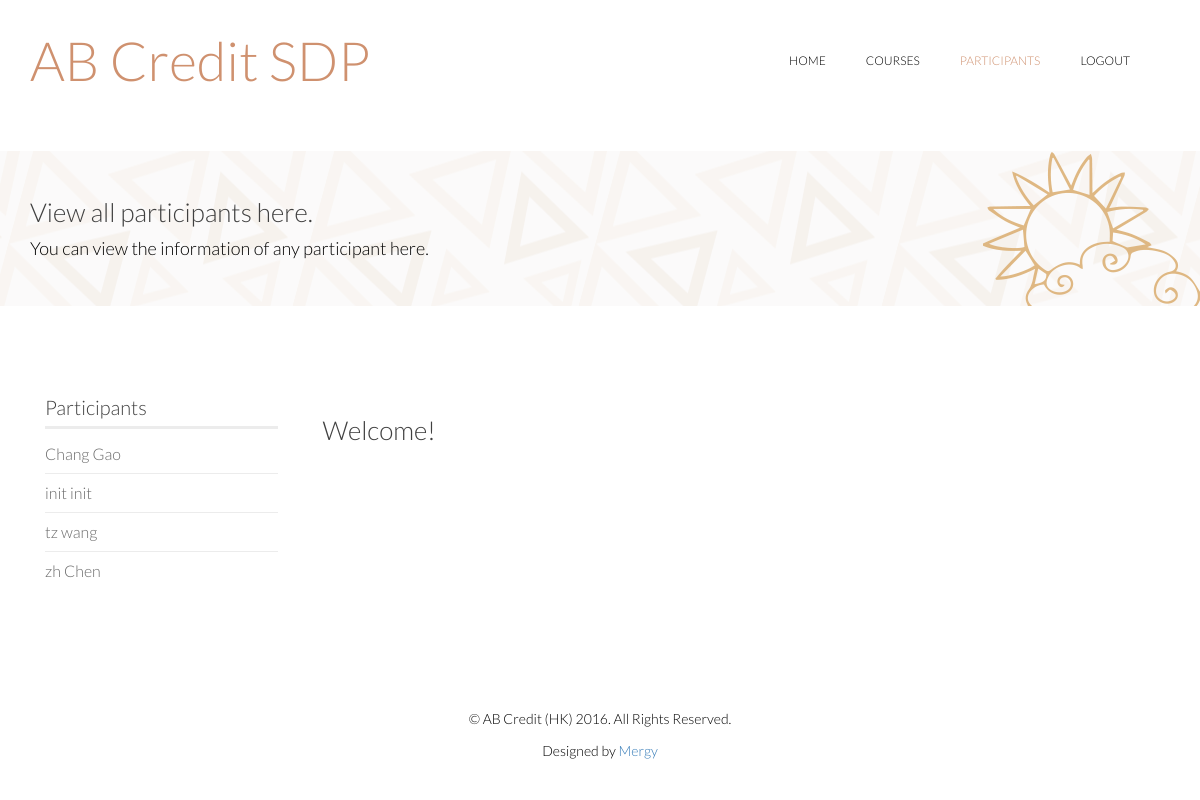
Before: /hr/participant/ (signed in) with the older database file.
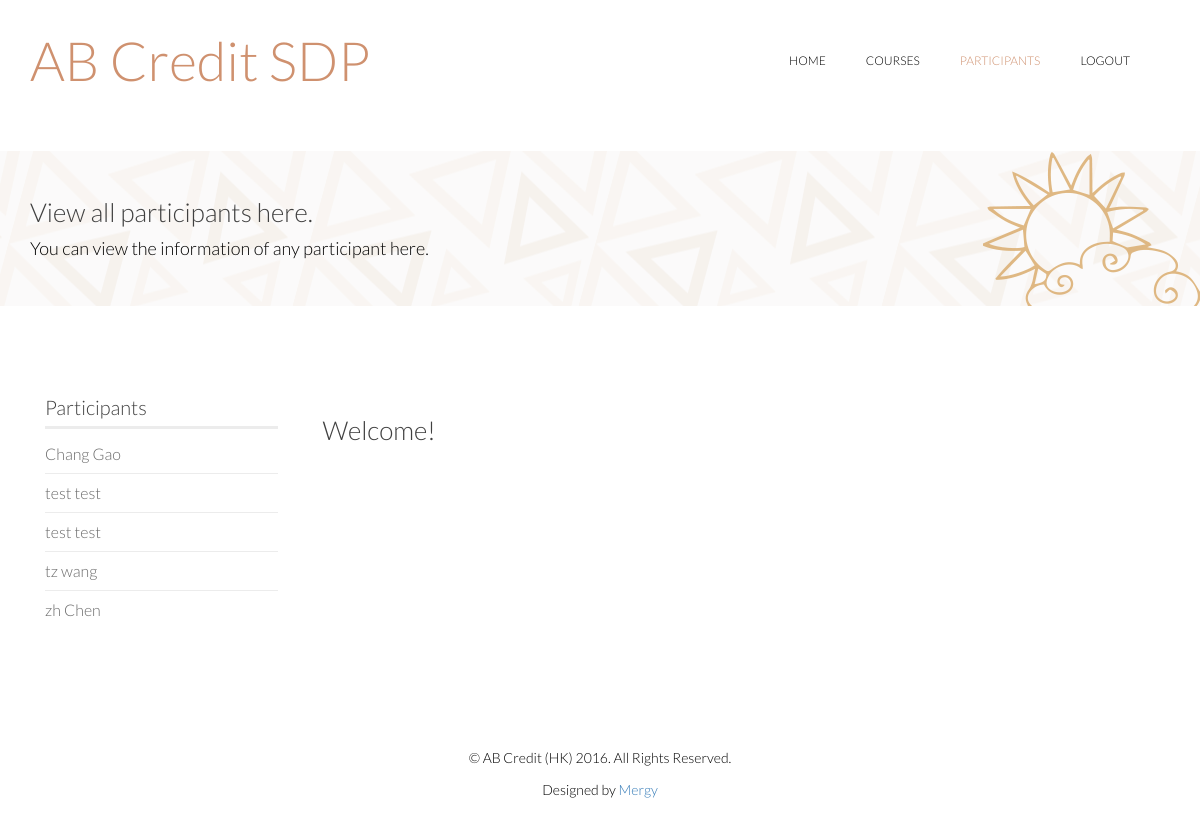
After: the same page with the newer database file.
### course/models.py (models this page shows, shortened)
class Staff(models.Model):
    user = models.ForeignKey(User, on_delete=models.CASCADE)  # many-to-one
    last_login_type = models.CharField(max_length=20, default="Staff")
    class Meta:
        abstract = True
    def __str__(self):
        return self.user.first_name + " " + self.user.last_name

class Participant(Staff):
    def viewCategories(self):
        menu = super(Participant, self).viewCategories()
        for c in Category.objects.all():
            menu[c] = Course.objects.filter(category=c, is_open=True).count()
        return menu

### course/views/hr_view.py (the view)
@login_required
def getAllParticipants(request):
    hr = HR.objects.get(user__pk=request.user.id)
    participants = hr.viewAllParticipants()
    keylist = []
    for key, value in participants.items():
        temp = [value.user.first_name + " " +value.user.last_name, value]
        keylist.append(temp)
    keylist.sort(key=getKey)
    length = len(keylist)
    return render_to_response('hr/participant.html', locals())

### course/models.py (called while the page is built)
    @staticmethod
    def viewAllParticipants():
        menu = dict()
        for p in Participant.objects.all():
            menu[p.user.id] = p
        return menu

    def viewAllParticipants(self):
        return ParticipantControl.viewAllParticipants()

### course/views/hr_view.py (called while the page is built)
def getKey(item):
    return item[0]

### course/templates/hr/participant.html (shortened to what this page needs)
<html lang="en">
<head>
    {% load static %}
    <link rel="stylesheet" href="{% static 'css/bootstrap.min.css' %}" />
    <link rel="stylesheet" href="{% static 'css/font-awesome.min.css' %}" />
    <link rel="stylesheet" href="{% static 'css/animate.min.css' %}" />
    <link rel="stylesheet" href="{% static 'css/lightbox.css' %}" />
    <link rel="stylesheet" href="{% static 'css/main.css' %}" />
    <link rel="stylesheet" href="{% static 'css/responsive.css' %}" />
</head>
<body>
    <header id="header">
        <div class="container">
            <div class="row">
                <div class="col-sm-12 overflow">
                </div>
             </div>
        </div>
        <div class="navbar navbar-inverse" role="banner">
            <div class="container">
                <div class="navbar-header">
                    <a class="navbar-brand">
                        <h1 style="font-size: 300%; color: #cf916f">AB Credit SDP</h1>
                    </a>
                </div>
                <div class="collapse navbar-collapse">
                    <ul class="nav navbar-nav navbar-right">
                        <li><a href="/">Home</a></li>
                        <li><a href="../course">Courses</a></li>
                        <li class="active"><a href="../participant">Participants</a></li>
                        <li><a onclick="logout()">Logout</a></li>
                    </ul>
                </div>
            </div>
        </div>
    </header>
    <section id="page-breadcrumb">
        <div class="vertical-center sun">
             <div class="container">
                <div class="row">
                    <div class="action">
                        <div class="col-sm-12">
                            <h1 class="title">View all participants here.</h1>
                            <p>You can view the information of any participant here.</p>
                        </div>
                    </div>
                </div>
            </div>
        </div>
   </section>
    <section id="projects" class="padding-top">
        <div class="container">
            <div class="row">
                <div class="col-lg-3 col-md-4 col-sm-5">
                    <div class="col-sm-12">
                        <div class="sidebar portfolio-sidebar">
                            <div class="sidebar-item categories" id="category_bar">
                                <h3>Participants</h3>
                                    <ul class="nav navbar-stacked">
                                        {% for k, e in keylist%}
                                        <li><a onclick="getParticipantInfo('{{e.user.pk}}', '{{e}}', '{{hr.user.pk}}', '0')">{{e}}</a></li>
                                        {% endfor %}
                                    </ul>
                            </div>
                        </div>
                    </div>
                </div>
                <div class="col-lg-9 col-md-8 col-sm-7">
                    <div class="col-sm-12">
                        <div class="row">
                            <h1 id="content-title">Welcome!</h1>
                            <div id="content-main"/></div>
                        </div>
                    </div>
                </div>
            </div>
    </section>
    <footer id="footer">
        <div class="container">
            <div class="row">
                <div class="col-sm-12">
                    <div class="copyright-text text-center">
                        <p>&copy; AB Credit (HK) 2016. All Rights Reserved.</p>
                        <p>Designed by <a target="_blank" href="http://www.cs.hku.hk/programme/course_info.jsp?infile=2016/comp3297.html">Mergy</a></p>
                    </div>
                </div>
            </div>
        </div>
    </footer>
</body>
</html>

Changed rows visible on the page:
removed Participant: user.last_name "init init"
added Participant: user.last_name "test test"
added Participant: user.last_name "test test"
